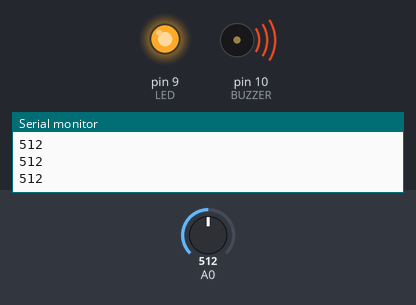
The sketch below on a simulated Arduino Uno, built with avr-gcc and run on an emulated ATmega328P. Parts: output pins drawn as LEDs (lit = HIGH), buzzer (waves = sounding, pin HIGH), the last lines printed to the serial monitor. The inputs (shaded band) are chosen by the test bench; at power-on: A0 = 512.

Above: at 1.3 s.
1.4 s: A0 set to 261
2.9 s: A0 set to 240
At 3.3 s:
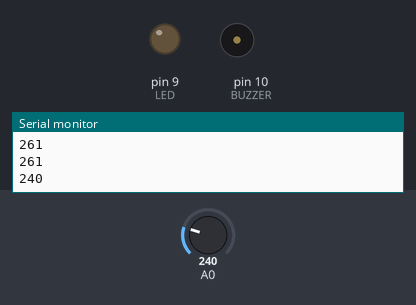
4.5 s: A0 set to 260
At 5.7 s:
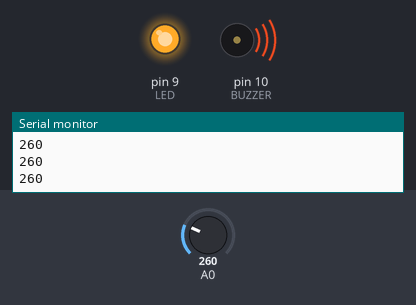
6.0 s: A0 set to 122
At 6.9 s:
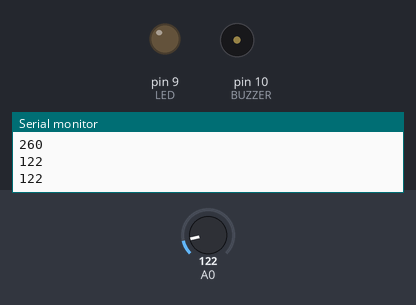
Timing chart, 0 to 8.5 s (numbered marks = the images above; inputs shaded):
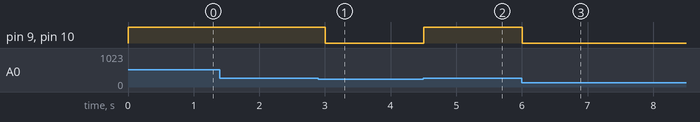

Measured:
- the behaviour switches between 250 and 249 on A0 (found by bisection; images 0 and 1)
- after the input at 2.9 s, pin 9 (LED), pin 10 (BUZZER): HIGH → LOW after 0.10 s
- after the input at 4.5 s, pin 9 (LED), pin 10 (BUZZER): LOW → HIGH at once
- after the input at 6.0 s, pin 9 (LED), pin 10 (BUZZER): HIGH → LOW at once

The sketch:

sketch_WL_V1.ino
```cpp
#define LED 9
#define BUZZER 10

void setup() {
  // put your setup code here, to run once:
  Serial.begin(9600);
  pinMode(LED, OUTPUT);
  pinMode (BUZZER, OUTPUT);

}

void loop() {
  // put your main code here, to run repeatedly:
   int temp=analogRead(A0);
  Serial.println(temp);

  if (temp >= 250)
  {
    digitalWrite (LED, HIGH);
    digitalWrite (BUZZER, HIGH);
  }
  else
  {
    digitalWrite (LED, LOW);
    digitalWrite (BUZZER, LOW);
  }
  delay(500);

}
```
